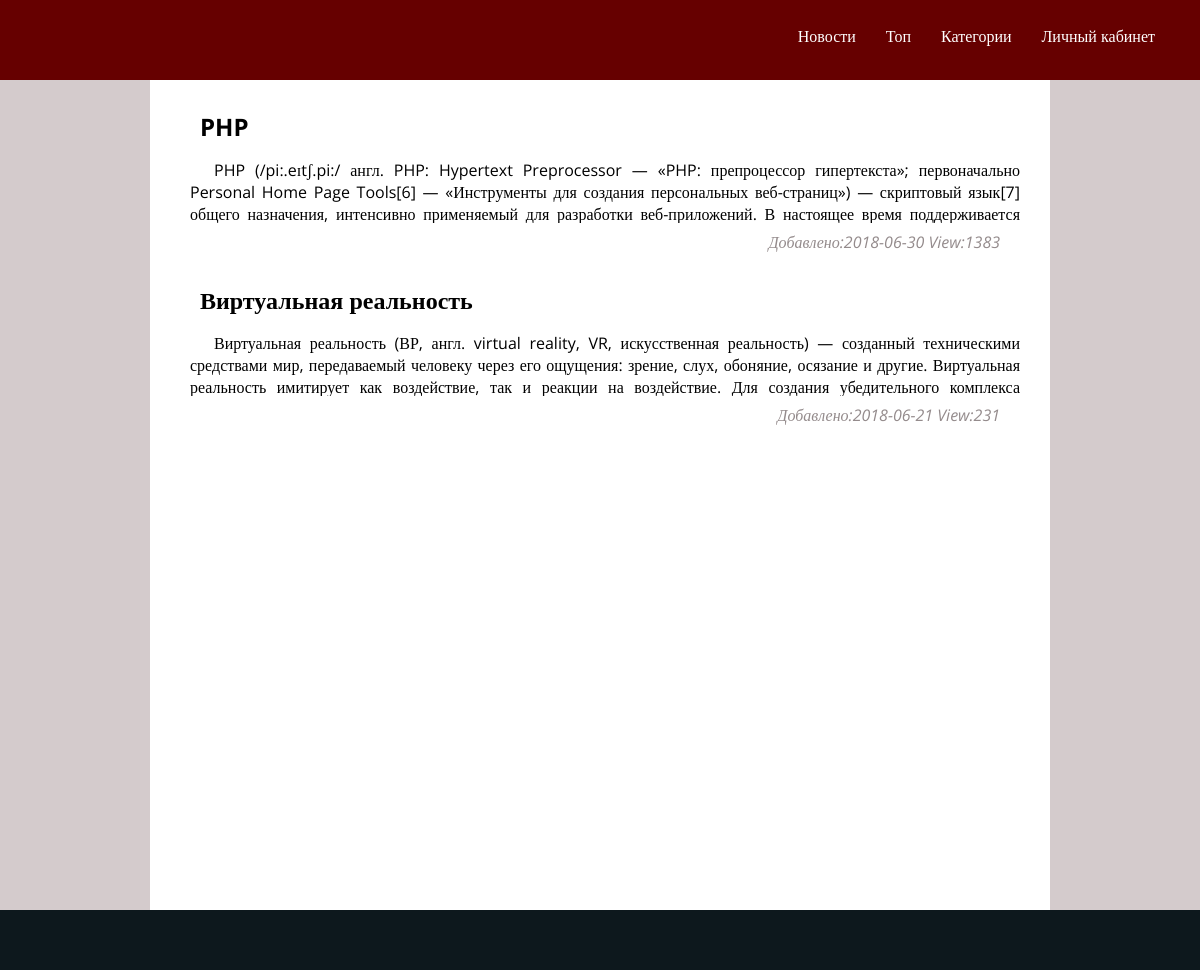
The page / on the database its author committed.
### tables this page shows
CREATE TABLE `news` (
  `id` int(11) NOT NULL,
  `Title` varchar(100) NOT NULL,
  `description` text NOT NULL,
  `autor` int(11) NOT NULL,
  `id_cat` int(11) NOT NULL,
  `avatar` varchar(20) NOT NULL,
  `Date_cr` date NOT NULL,
  `veiw` int(11) NOT NULL DEFAULT '0'
);

### application/core/View.php (called while the page is built, shortened)
<?php
class View
{
        public $path;
        public function __construct($route)
        {
            $this->path="application/View/".$route['controller']."/".$route['action'].".php";
        }
        public function render($var=[]){
            require $this->path;
        }
}

### application/controllers/MainController.php (called while the page is built, shortened)
<?php
class MainController extends Controller
{
    public function indexAction(){
        $this->route["title"]="Новости";
        $this->route["news"]= $this->model->getLastNews();
        $this->view->render($this->route);
    }
}

### index.php (called while the page is built, shortened)
<?php
$obj = new Router();
$obj->run ();
?>

### application/lib/Db.php (called while the page is built, shortened)
<?php
class Db
{
    protected $db;
    public function __construct()
    {
        $config = require "application/config/db.php";
        $this->db = new PDO('mysql:dbname='.$config['name'].';host='.$config['host'].'',$config['user'],$config['pass']);
    }
    public function query($quety,$par = []){
        $st=$this->db->prepare ($quety);
        if($st->execute()) {
            return $st->fetchAll (PDO::FETCH_ASSOC);
        }
        return false;
    }
}

### application/config/db.php (called while the page is built)
<?php
return [
    'host' => 'localhost',
    'name' => 'news_db',
    'user' => 'mysql',
    'pass' => 'mysql',
];

### application/model/Main.php (called while the page is built, shortened)
<?php
class Main extends \Model
{
    public function getLastNews(){
        return $this->db->query ("SELECT * FROM `news` ORDER BY Date_cr DESC LIMIT 10 ");
    }
}

### application/core/Controller.php (called while the page is built, shortened)
<?php
abstract class Controller
{
    public function __construct($route)
    {
        $this->route=$route;
        $this->model = $this->loadModel($this->route['controller']);
    }
    public function loadModel($name){
        $path = "application\model\\".ucfirst ($name);
        if(class_exists ($path)){
            $model = new $path();
            return $model;
        }
    }
}

### application/core/Model.php (called while the page is built, shortened)
<?php
abstract class Model
{
    public function __construct()
    {
        $this->db =  new Db();
    }
}

### application/View/main/index.php (the view)
<div class="head">
</div>
<div class="menu">
    <ul>
        <li>
            <a href="<?php if(isset($_SESSION['account'])){
                echo "/account/profile";
            }else{
                echo "/account/login";
            }?>">Личный кабинет</a>
            <a href="/category">Категории</a>
            <a href="/top">Топ</a>
            <a href="/">Новости</a>
        </li>
    </ul>
</div>
<div class="content">
<?php foreach ($news as $new){?>
    <div class="news">
        <h2 class="tatle"><a name="<?php echo $new['id'];?>" class="post" href="#"><?php echo $new['Title'];?></a></h2>
            <div class="text">
                <p><?php echo $new['description'];?></p></div>
            <div class="view">
                <p>Добавлено:<?php echo $new['Date_cr'];?> View:<?php echo $new['veiw'];?></p>
            </div>
    </div>
<?php } ?>
</div>
<div class="footer">
</div>

### style.css (style rules this page uses)
html { height:100%; }
body { height:100%; background-color: #D4CBCC; padding: 0px; margin: 0px; font-family: 'Open Sans' , 'sans-serif'; }
h2 { padding: 0px; margin: 0px; }
.head { position: relative; z-index: 1; height:80px; width: 100%; background-color: #660000; background-size: 100%; background-attachment: fixed; }
.menu { position: absolute; top:0px; width: 100%; text-align: right; z-index: 21; }
.menu ul { margin: 0px; display: block; padding:30px; padding-top:10px; list-style-type:none; }
.menu ul li a { display: block; float: right; padding:15px; text-decoration: none; color:white; font-family: 'Open Sans' , 'sans-serif'; font-size: 16px; border-bottom: 4px solid rgba(255,255,255,0); }
.content { max-width: 900px; margin: auto; background-color: white; padding-top: 80px; padding-bottom: 90px; min-height:100%; margin-top: -80px; position: relative; z-index: 0; }
.tatle { padding-top:30px; padding-left: 50px; }
.tatle a { cursor: pointer; text-decoration: none; color:black; }
.text { width: 100%; height: 80px; overflow: hidden; }
.news .text p { text-align: justify; text-indent: 1.5em; padding-left: 40px; padding-right: 30px; }
.view { color: #948B8C; width: 100%; text-align: right; }
.view p { margin-top: 8px; margin-bottom: 0px; padding-right: 50px; font-style: italic; }
.footer { width: 100%; position: relative; bottom: 0; height: 60px; background-color: #0D181D; margin-top:-60px; }

### rows shown on the page
news: Title "PHP", description "PHP (/pi:.eɪtʃ.pi:/ англ. PHP: Hypertext Preprocessor — «PHP: препроцессор гипертекста»; первоначально Personal Home Page Tools[6] — «Инструменты для создания персональных веб-страниц») — скриптовый язык[7] общего назначения, интенсивно применяемый для разработки веб-приложений. В настоящее время поддерживается…", Date_cr "2018-06-30", veiw "1383"
news: Title "Виртуальная реальность", description "Виртуальная реальность (ВР, англ. virtual reality, VR, искусственная реальность) — созданный техническими средствами мир, передаваемый человеку через его ощущения: зрение, слух, обоняние, осязание и другие. Виртуальная реальность имитирует как воздействие, так и реакции на воздействие. Для создания убедительного комплекса…", Date_cr "2018-06-21", veiw "231"
